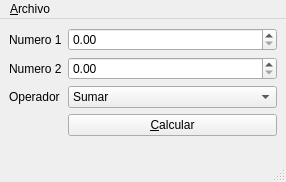
<?xml version="1.0" encoding="UTF-8"?>
<ui version="4.0">
 <class>Principal</class>
 <widget class="QMainWindow" name="Principal">
  <property name="geometry">
   <rect>
    <x>0</x>
    <y>0</y>
    <width>286</width>
    <height>182</height>
   </rect>
  </property>
  <property name="windowTitle">
   <string>Principal</string>
  </property>
  <widget class="QWidget" name="centralwidget">
   <layout class="QFormLayout" name="formLayout">
    <item row="0" column="0">
     <widget class="QLabel" name="label">
      <property name="text">
       <string>Numero 1</string>
      </property>
     </widget>
    </item>
    <item row="0" column="1">
     <widget class="QDoubleSpinBox" name="inNum1"/>
    </item>
    <item row="1" column="0">
     <widget class="QLabel" name="label_2">
      <property name="text">
       <string>Numero 2</string>
      </property>
     </widget>
    </item>
    <item row="1" column="1">
     <widget class="QDoubleSpinBox" name="inNum2"/>
    </item>
    <item row="2" column="0">
     <widget class="QLabel" name="label_3">
      <property name="text">
       <string>Operador</string>
      </property>
     </widget>
    </item>
    <item row="2" column="1">
     <widget class="QComboBox" name="inOperacion">
      <item>
       <property name="text">
        <string>Sumar</string>
       </property>
      </item>
      <item>
       <property name="text">
        <string>Restar</string>
       </property>
      </item>
      <item>
       <property name="text">
        <string>Multiplicar</string>
       </property>
      </item>
      <item>
       <property name="text">
        <string>Dividir</string>
       </property>
      </item>
     </widget>
    </item>
    <item row="3" column="1">
     <widget class="QPushButton" name="cmdCalcular">
      <property name="text">
       <string>&amp;Calcular</string>
      </property>
     </widget>
    </item>
    <item row="3" column="0">
     <spacer name="horizontalSpacer">
      <property name="orientation">
       <enum>Qt::Horizontal</enum>
      </property>
      <property name="sizeHint" stdset="0">
       <size>
        <width>40</width>
        <height>22</height>
       </size>
      </property>
     </spacer>
    </item>
   </layout>
  </widget>
  <widget class="QMenuBar" name="menubar">
   <property name="geometry">
    <rect>
     <x>0</x>
     <y>0</y>
     <width>286</width>
     <height>22</height>
    </rect>
   </property>
   <widget class="QMenu" name="menuArchivo">
    <property name="title">
     <string>&amp;Archivo</string>
    </property>
    <addaction name="actionCalcular"/>
    <addaction name="separator"/>
    <addaction name="actionSalir"/>
   </widget>
   <addaction name="menuArchivo"/>
  </widget>
  <widget class="QStatusBar" name="statusbar"/>
  <action name="actionCalcular">
   <property name="text">
    <string>&amp;Calcular</string>
   </property>
   <property name="shortcut">
    <string>F1</string>
   </property>
  </action>
  <action name="actionSalir">
   <property name="text">
    <string>&amp;Salir</string>
   </property>
   <property name="shortcut">
    <string>Ctrl+Q</string>
   </property>
  </action>
 </widget>
 <resources/>
 <connections>
  <connection>
   <sender>actionSalir</sender>
   <signal>triggered()</signal>
   <receiver>Principal</receiver>
   <slot>close()</slot>
   <hints>
    <hint type="sourcelabel">
     <x>-1</x>
     <y>-1</y>
    </hint>
    <hint type="destinationlabel">
     <x>142</x>
     <y>90</y>
    </hint>
   </hints>
  </connection>
 </connections>
</ui>
